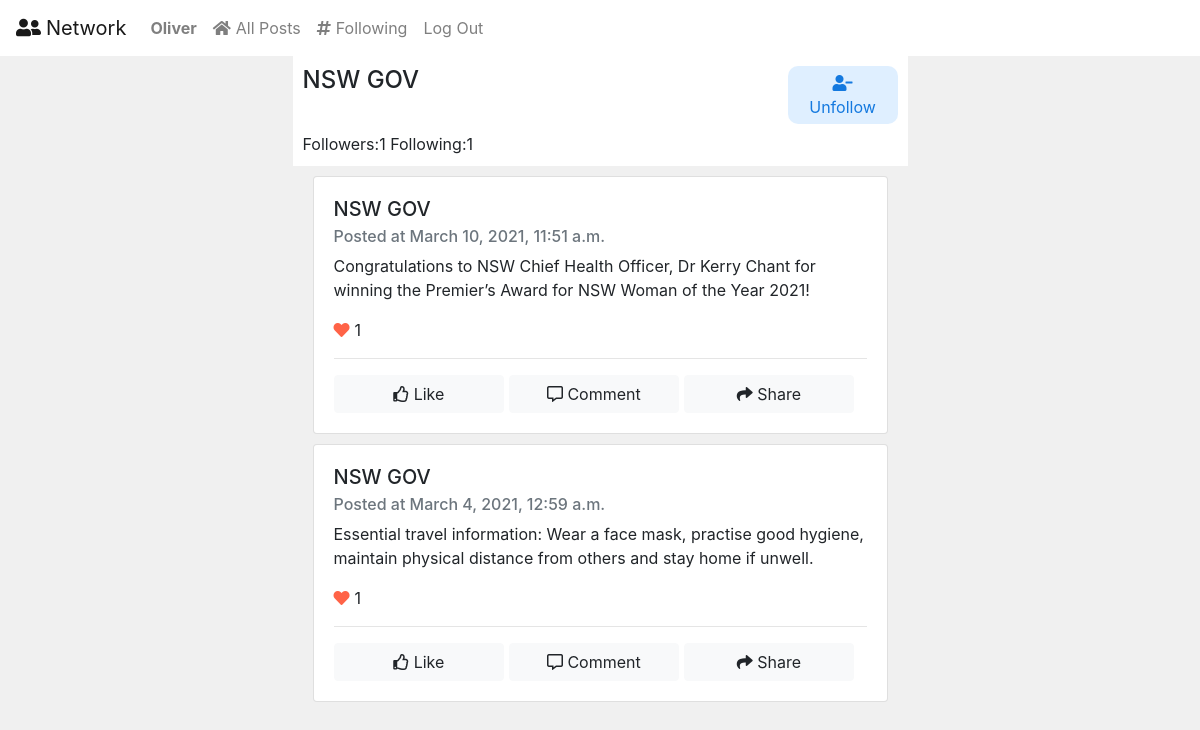
The page /profile/2 (signed in) on the database its author committed.
### network/models.py (models this page shows, shortened)
class User(AbstractUser):
    pass

class Post(models.Model):
    user = models.ForeignKey(User, on_delete=models.CASCADE, related_name="posts")
    content = models.TextField(max_length=512)
    timestamp = models.DateTimeField(auto_now_add=True)
    likes = models.ManyToManyField(User, related_name="liked")

### network/views.py (the view)
# urls.py: path("profile/<int:user_id>", views.profile, name="profile"),
def profile(request, user_id):
    user_profile = User.objects.get(pk=user_id)
    all_posts = Post.objects.filter(user=user_id).order_by("-timestamp")
    paginator = Paginator(all_posts, 8)
    page_number = request.GET.get('page')
    page_obj = paginator.get_page(page_number)
    profile_follower = Follower.objects.filter(user=user_profile)
    profile_follower_id = flatten(profile_follower.values_list('follower'))
    if request.method == "POST":
        if 'follow' in request.POST:
            Follower.objects.create(user=user_profile, follower=request.user)
        elif 'unfollow' in request.POST:
            Follower.objects.get(user=user_profile, follower=request.user).delete()
        return HttpResponseRedirect(reverse("profile", args=(user_id,)))
    return render(request, "network/profile.html", {
        "user_profile": user_profile,
        "page_obj": page_obj,
        "profile_follower_id": profile_follower_id,
    })

### network/templates/network/profile.html (shortened to what this page needs)
{% extends "network/layout.html" %}
{% load static %}
{% block body %}
    <div class="row">
        <div class="col"></div>
        <div class="col-6">
            <div class="user-details">
                <div class="user-details-top">
                    <h4 class="username">{{ user_profile.username|capfirst }}</h4>
                    <div class="user-details-top-follow">
                        <form action="#" method="post">
                            {% if user != user_profile %}
                                {% if user.id not in profile_follower_id %}
                                    <label for="follow" class="follow-btn"><i class="fas fa-user-plus"></i>  Follow</label>
                                    <input id="follow" class="follow" type="submit" name="follow" value="follow">
                                {% else%}
                                    <label for="unfollow" class="unfollow-btn"><i class="fas fa-user-minus"></i>  Unfollow</label>
                                {% endif %}
                            {% endif %}
                        </form>
                    </div>
                </div>
                    <div class="connection">
                        <span>Followers:{{ user_profile.follower.count }}</span>
                        <span>Following:{{ user_profile.following.count }}</span>
                    </div>
            </div>
            {%  for post in page_obj %}
                <div class="card">
                    <div class="card-body">
                        <h5 class="card-title">{{ post.user.username|capfirst }}</h5>
                        <h6 class="card-subtitle mb-2 text-muted">Posted at {{ post.timestamp }}</h6>
                        <p class="card-text">{{ post.content }}</p>
                        <p><i class="fas fa-heart"></i><span class="card-text" id="likes{{ post.id }}">{{ post.likes.count }}</span></p>
                        <hr>
                        {% if user in post.likes.all %}
                            <button data-postid="{{ post.id }}" class="btn btn-light like" style="color:dodgerblue"><i class="fas fa-thumbs-up"></i> Liked</button>
                        {% else %}
                            <button data-postid="{{ post.id }}" class="btn btn-light like"><i class="far fa-thumbs-up"></i> Like</button>
                        {% endif %}
                        <button class="btn btn-light comment"><i class="far fa-comment-alt"></i> Comment</button>
                        <button class="btn btn-light share"><i class="fas fa-share"></i> Share</button>
                    </div>
                </div>
            {% endfor %}
        </div>
        <div class="col"></div>
    </div>
{% endblock %}

### network/templates/network/layout.html (shortened to what this page needs)
{% load static %}
<!DOCTYPE html>
<html lang="en">
    <head>
        <link rel="stylesheet" href="https://stackpath.bootstrapcdn.com/bootstrap/4.4.1/css/bootstrap.min.css">
        <link href="{% static 'network/styles.css' %}" rel="stylesheet">
        <link rel="stylesheet" href="{% static 'network/css/all.css' %}">
    </head>
    <body>
        <nav class="navbar navbar-expand-lg navbar-light" style="background-color: white;">
            <a class="navbar-brand" href="{% url 'index' %}"><i class="fas fa-user-friends"></i>Network</a>
            <div>
              <ul class="navbar-nav mr-auto">
                {% if user.is_authenticated %}
                    <li class="nav-item">
                        <a class="nav-link" href="/profile/{{ user.id }}"><strong>{{ user.username|capfirst }}</strong></a>
                    </li>
                {% endif %}
                <li class="nav-item">
                  <a class="nav-link" href="{% url 'index' %}"><i class="fas fa-home"></i>All Posts</a>
                </li>
                {% if user.is_authenticated %}
                    <li class="nav-item">
                        <a class="nav-link" href="{% url 'following' %}"><i class="fas fa-hashtag"></i>Following</a>
                    </li>
                    <li class="nav-item">
                        <a class="nav-link" href="{% url 'logout' %}">Log Out</a>
                    </li>
                {% endif %}
              </ul>
            </div>
          </nav>
        <div class="body">
            {% block body %}
            {% endblock %}
        </div>
    </body>
</html>

### network/static/network/styles.css (style rules this page uses)
body { background-color: rgb(235, 235, 235, 0.7); }
.fa-user-friends, .fa-home, .fa-hashtag { margin-right: 5px; }
.btn-light { width: 32%; outline: none; }
.col-6 { min-height: 100vh; padding:0px; }
.card { margin:10px 20px; }
.fa-heart { color:tomato; margin-right: 5px; }
.user-details { padding-top: 20px; padding:10px; background-color: white; width: 100%; }
.user-details-top { display: flex; justify-content: space-between; }
.unfollow-btn { color:rgb(20, 121, 223); background-color: rgb(97, 175, 253, 0.2); width: 110px; text-align:center; padding: 5px 10px; border-radius: 10px; cursor: pointer; }

### network/static/network/css/all.css (style rules this page uses)
.fa, .fas, .far, .fal, .fad, .fab { -moz-osx-font-smoothing: grayscale; -webkit-font-smoothing: antialiased; display: inline-block; font-style: normal; font-variant: normal; text-rendering: auto; line-height: 1; }
.fa-comment-alt:before { content: "\f27a"; }
.fa-hashtag:before { content: "\f292"; }
.fa-heart:before { content: "\f004"; }
.fa-home:before { content: "\f015"; }
.fa-share:before { content: "\f064"; }
.fa-thumbs-up:before { content: "\f164"; }
.fa-user-friends:before { content: "\f500"; }
.fa-user-minus:before { content: "\f503"; }
.far { font-family: 'Font Awesome 5 Free'; font-weight: 400; }

### rows shown on the page
User: username "Oliver"
User: username "NSW GOV", follower.count "1", following.count "1"
Post: user.username "NSW GOV", timestamp "March 10, 2021, 11:51 a.m.", content "Congratulations to NSW Chief Health Officer, Dr Kerry Chant for winning the Premier’s Award for NSW Woman of the Year 2021!", likes.count "1"
Post: user.username "NSW GOV", timestamp "March 4, 2021, 12:59 a.m.", content "Essential travel information: Wear a face mask, practise good hygiene, maintain physical distance from others and stay home if unwell.", likes.count "1"
